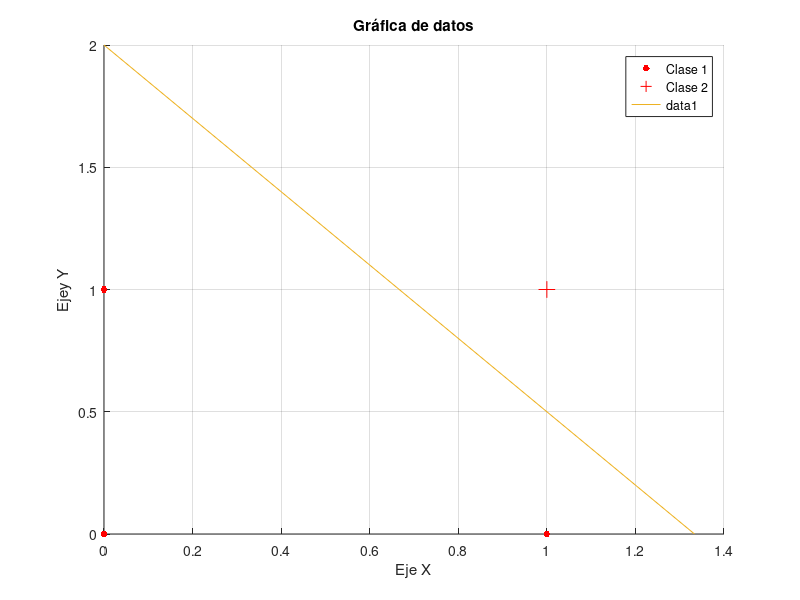

Write the MATLAB code that produced this figure.
%Practica 5a 
%Equipo 8

clc
clear all
close all
warning off all

AND_GATE = [0 0 0;
            0 1 0;
            1 0 0;
            1 1 1]
        
w = [1 1 1];
r = 1;

display("Valores Iniciales de W:");
display(w);

iteration = 1;
while iteration < 20
    wAux = w;
    for aux=1:4
        Xn = [AND_GATE(aux,1) AND_GATE(aux,2) 1];
        fsal = Xn*w.';
        if(fsal >= 0 && AND_GATE(aux,3) == 0)
            w = w - r*Xn;
        end
        if(fsal <= 0 && AND_GATE(aux,3) == 1)
            w = w + r*Xn;
        end
    end
    
    if(~isequal(w,wAux))
        fprintf('Iteracion %d: \n',iteration);
        display(w.');
    else
        break;
    end
    iteration = iteration + 1;
end

fprintf('fsal = %d x + %d x %d\n',w(1),w(2),w(3));

figure(1)
grid on
hold on


plot(AND_GATE(1:3,1),AND_GATE(1:3,2),'.','MarkerSize',15,'DisplayName','Clase 1','color','r')
plot(AND_GATE(4,1),AND_GATE(4,2),'+','MarkerSize',12,'DisplayName','Clase 2','color','r')
plot([-w(3)/w(1) 0],[0 -w(3)/w(2)])


xlabel('Eje X')
ylabel('Ejey Y')
title('Gráfica de datos')
legend
